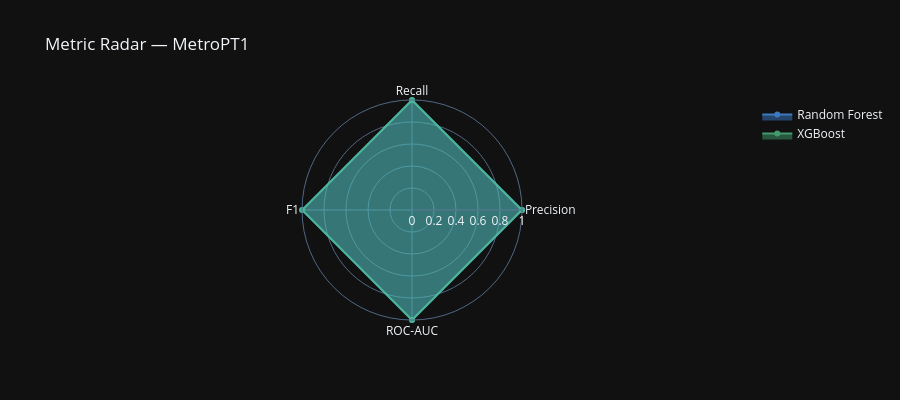
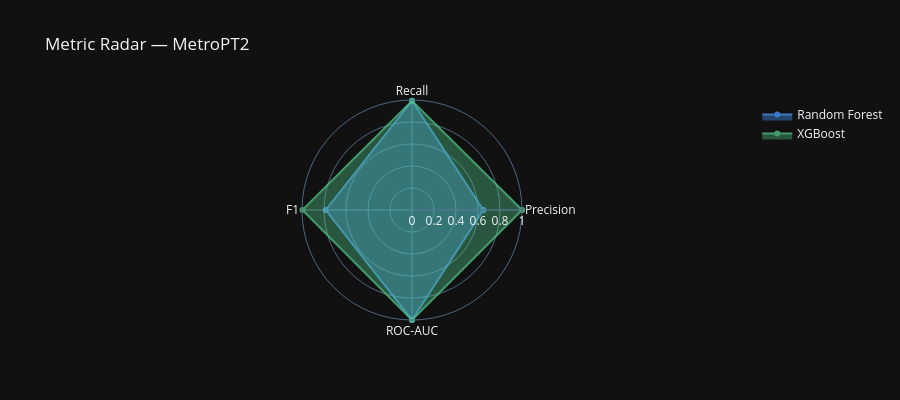
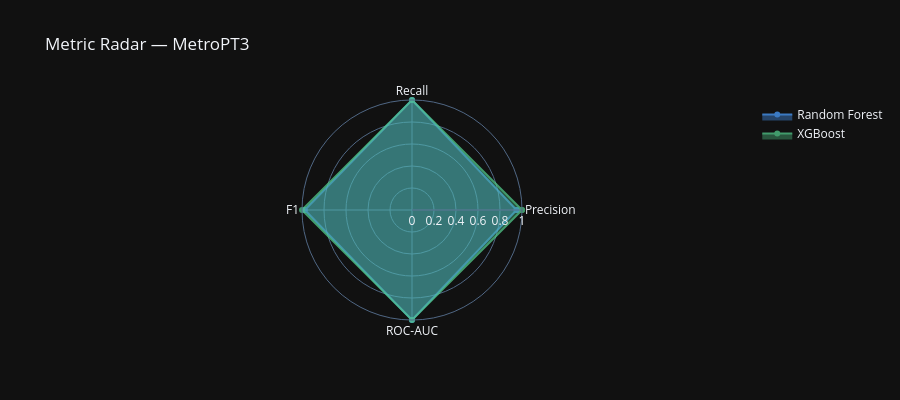

Here is the notebook cell these charts were saved with, in order:
### Code cell
# ── Bar chart: F1 per model per dataset ───────────────────
fig, axes = plt.subplots(1, 3, figsize=(18, 5), sharey=True)
colors = ['#4a9eff', '#52c98a']
models = list(all_results.keys())

for ax, ds in zip(axes, datasets.keys()):
    f1_vals = [all_results[m].get(ds,{}).get('metrics',{}).get('F1', 0) for m in models]
    bars = ax.bar(models, f1_vals, color=colors, alpha=0.85, width=0.5)
    ax.set_title(ds, fontsize=13, fontweight='bold')
    ax.set_ylim(0, 1.05)
    ax.set_ylabel('F1 Score')
    ax.tick_params(axis='x', rotation=15)
    ax.grid(axis='y', alpha=0.4)
    for bar, val in zip(bars, f1_vals):
        ax.text(bar.get_x()+bar.get_width()/2, bar.get_height()+0.02,
                f'{val:.3f}', ha='center', va='bottom', fontsize=10, fontweight='bold')

fig.suptitle('F1 Score — Random Forest vs XGBoost × 3 Datasets',
              fontsize=14, y=1.02)
plt.tight_layout()
plt.savefig('output/comparison_f1.png', dpi=150, bbox_inches='tight')
plt.show()

# ── Heatmap: ROC-AUC ──────────────────────────────────────
pivot = compare_df.pivot(index='Model', columns='Dataset', values='ROC-AUC')
fig2, ax2 = plt.subplots(figsize=(7, 3))
sns.heatmap(pivot, annot=True, fmt='.4f', cmap='YlGnBu',
            linewidths=0.5, ax=ax2, vmin=0, vmax=1)
ax2.set_title('ROC-AUC Heatmap — Model × Dataset', fontsize=12)
plt.tight_layout()
plt.savefig('output/comparison_auc_heatmap.png', dpi=150, bbox_inches='tight')
plt.show()

# ── Radar chart ───────────────────────────────────────────
import plotly.graph_objects as go

cats = ['Precision', 'Recall', 'F1', 'ROC-AUC']
colors_radar = ['#4a9eff', '#52c98a']

for ds_name in DATASETS.keys():
    fig3 = go.Figure()
    for (mname, res_dict), color in zip(all_results.items(), colors_radar):
        if ds_name not in res_dict: continue
        m    = res_dict[ds_name]['metrics']
        vals = [m['Precision'], m['Recall'], m['F1'], m['ROC-AUC']]
        vals += [vals[0]]
        fig3.add_trace(go.Scatterpolar(
            r=vals, theta=cats+[cats[0]],
            fill='toself', name=mname,
            line=dict(color=color), opacity=0.75
        ))
    fig3.update_layout(
        polar=dict(radialaxis=dict(visible=True, range=[0,1])),
        title=f'Metric Radar — {ds_name}',
        template='plotly_dark', height=400
    )
    fig3.show()

### Figure 1 — Plotly figure (JSON) as saved in the notebook; plotly's stock layout.template omitted (floating-point values rounded to 4 significant figures)
{"data": [{"fill": "toself", "line": {"color": "#4a9eff"}, "name": "Random Forest", "opacity": 0.75, "r": [1, 0.9979, 0.9989, 1.0, 1], "theta": ["Precision", "Recall", "F1", "ROC-AUC", "Precision"], "type": "scatterpolar"}, {"fill": "toself", "line": {"color": "#52c98a"}, "name": "XGBoost", "opacity": 0.75, "r": [0.9979, 1, 0.9989, 1.0, 0.9979], "theta": ["Precision", "Recall", "F1", "ROC-AUC", "Precision"], "type": "scatterpolar"}], "layout": {"height": 400, "polar": {"radialaxis": {"range": [0, 1], "visible": true}}, "title": {"text": "Metric Radar — MetroPT1"}}}

### Figure 2 — Plotly figure (JSON) as saved in the notebook; plotly's stock layout.template omitted (floating-point values rounded to 4 significant figures)
{"data": [{"fill": "toself", "line": {"color": "#4a9eff"}, "name": "Random Forest", "opacity": 0.75, "r": [0.6482, 0.9923, 0.7842, 0.9996, 0.6482], "theta": ["Precision", "Recall", "F1", "ROC-AUC", "Precision"], "type": "scatterpolar"}, {"fill": "toself", "line": {"color": "#52c98a"}, "name": "XGBoost", "opacity": 0.75, "r": [1, 0.9923, 0.9961, 1.0, 1], "theta": ["Precision", "Recall", "F1", "ROC-AUC", "Precision"], "type": "scatterpolar"}], "layout": {"height": 400, "polar": {"radialaxis": {"range": [0, 1], "visible": true}}, "title": {"text": "Metric Radar — MetroPT2"}}}

### Figure 3 — Plotly figure (JSON) as saved in the notebook; plotly's stock layout.template omitted (floating-point values rounded to 4 significant figures)
{"data": [{"fill": "toself", "line": {"color": "#4a9eff"}, "name": "Random Forest", "opacity": 0.75, "r": [0.9503, 1, 0.9745, 1.0, 0.9503], "theta": ["Precision", "Recall", "F1", "ROC-AUC", "Precision"], "type": "scatterpolar"}, {"fill": "toself", "line": {"color": "#52c98a"}, "name": "XGBoost", "opacity": 0.75, "r": [1, 1, 1, 1, 1], "theta": ["Precision", "Recall", "F1", "ROC-AUC", "Precision"], "type": "scatterpolar"}], "layout": {"height": 400, "polar": {"radialaxis": {"range": [0, 1], "visible": true}}, "title": {"text": "Metric Radar — MetroPT3"}}}
